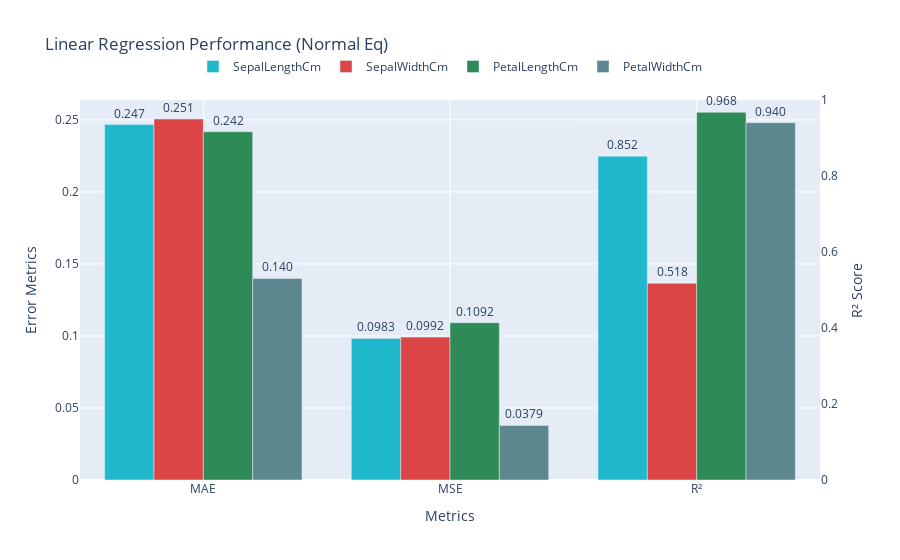

Notebook source saved alongside this figure:
### Code cell
import plotly.graph_objects as go

# Data from the provided JSON
data = {
    "regression_results": [
        {"target": "SepalLengthCm", "MAE": 0.2467, "MSE": 0.0983, "R²": 0.8523},
        {"target": "SepalWidthCm", "MAE": 0.2506, "MSE": 0.0992, "R²": 0.5176},
        {"target": "PetalLengthCm", "MAE": 0.2418, "MSE": 0.1092, "R²": 0.9676},
        {"target": "PetalWidthCm", "MAE": 0.1399, "MSE": 0.0379, "R²": 0.9404}
    ]
}

# Extract data
targets = [item["target"] for item in data["regression_results"]]
mae_values = [item["MAE"] for item in data["regression_results"]]
mse_values = [item["MSE"] for item in data["regression_results"]]
r2_values = [item["R²"] for item in data["regression_results"]]

# Use brand colors for each target variable
colors = ['#1FB8CD', '#DB4545', '#2E8B57', '#5D878F']

# Create figure
fig = go.Figure()

# Add MAE bars (primary y-axis)
for i, target in enumerate(targets):
    fig.add_trace(go.Bar(
        name=f'{target} MAE',
        x=['MAE'],
        y=[mae_values[i]],
        text=[f'{mae_values[i]:.3f}'],
        textposition='outside',
        marker_color=colors[i],
        yaxis='y',
        offsetgroup=i,
        showlegend=False
    ))

# Add MSE bars (primary y-axis)  
for i, target in enumerate(targets):
    fig.add_trace(go.Bar(
        name=f'{target} MSE',
        x=['MSE'],
        y=[mse_values[i]],
        text=[f'{mse_values[i]:.4f}'],
        textposition='outside',
        marker_color=colors[i],
        yaxis='y',
        offsetgroup=i,
        showlegend=False
    ))

# Add R² bars (secondary y-axis)
for i, target in enumerate(targets):
    fig.add_trace(go.Bar(
        name=target,
        x=['R²'],
        y=[r2_values[i]],
        text=[f'{r2_values[i]:.3f}'],
        textposition='outside',
        marker_color=colors[i],
        yaxis='y2',
        offsetgroup=i
    ))

# Update layout with dual y-axes
fig.update_layout(
    title='Linear Regression Performance (Normal Eq)',
    xaxis_title='Metrics',
    yaxis=dict(
        title='Error Metrics',
        showgrid=True,
        side='left'
    ),
    yaxis2=dict(
        title='R² Score',
        overlaying='y',
        side='right',
        showgrid=False,
        range=[0, 1]
    ),
    barmode='group',
    showlegend=True,
    legend=dict(orientation='h', yanchor='bottom', y=1.05, xanchor='center', x=0.5),
    xaxis=dict(showgrid=True)
)

# Apply styling requirements
fig.update_traces(cliponaxis=False)

### Figure 1 — Plotly figure (JSON) as saved in the notebook; plotly's stock layout.template omitted (floating-point values rounded to 4 significant figures)
{"data": [{"cliponaxis": false, "marker": {"color": "#1FB8CD"}, "name": "SepalLengthCm MAE", "offsetgroup": "0", "showlegend": false, "text": ["0.247"], "textposition": "outside", "type": "bar", "x": ["MAE"], "y": [0.2467], "yaxis": "y"}, {"cliponaxis": false, "marker": {"color": "#DB4545"}, "name": "SepalWidthCm MAE", "offsetgroup": "1", "showlegend": false, "text": ["0.251"], "textposition": "outside", "type": "bar", "x": ["MAE"], "y": [0.2506], "yaxis": "y"}, {"cliponaxis": false, "marker": {"color": "#2E8B57"}, "name": "PetalLengthCm MAE", "offsetgroup": "2", "showlegend": false, "text": ["0.242"], "textposition": "outside", "type": "bar", "x": ["MAE"], "y": [0.2418], "yaxis": "y"}, {"cliponaxis": false, "marker": {"color": "#5D878F"}, "name": "PetalWidthCm MAE", "offsetgroup": "3", "showlegend": false, "text": ["0.140"], "textposition": "outside", "type": "bar", "x": ["MAE"], "y": [0.1399], "yaxis": "y"}, {"cliponaxis": false, "marker": {"color": "#1FB8CD"}, "name": "SepalLengthCm MSE", "offsetgroup": "0", "showlegend": false, "text": ["0.0983"], "textposition": "outside", "type": "bar", "x": ["MSE"], "y": [0.0983], "yaxis": "y"}, {"cliponaxis": false, "marker": {"color": "#DB4545"}, "name": "SepalWidthCm MSE", "offsetgroup": "1", "showlegend": false, "text": ["0.0992"], "textposition": "outside", "type": "bar", "x": ["MSE"], "y": [0.0992], "yaxis": "y"}, {"cliponaxis": false, "marker": {"color": "#2E8B57"}, "name": "PetalLengthCm MSE", "offsetgroup": "2", "showlegend": false, "text": ["0.1092"], "textposition": "outside", "type": "bar", "x": ["MSE"], "y": [0.1092], "yaxis": "y"}, {"cliponaxis": false, "marker": {"color": "#5D878F"}, "name": "PetalWidthCm MSE", "offsetgroup": "3", "showlegend": false, "text": ["0.0379"], "textposition": "outside", "type": "bar", "x": ["MSE"], "y": [0.0379], "yaxis": "y"}, {"cliponaxis": false, "marker": {"color": "#1FB8CD"}, "name": "SepalLengthCm", "offsetgroup": "0", "text": ["0.852"], "textposition": "outside", "type": "bar", "x": ["R²"], "y": [0.8523], "yaxis": "y2"}, {"cliponaxis": false, "marker": {"color": "#DB4545"}, "name": "SepalWidthCm", "offsetgroup": "1", "text": ["0.518"], "textposition": "outside", "type": "bar", "x": ["R²"], "y": [0.5176], "yaxis": "y2"}, {"cliponaxis": false, "marker": {"color": "#2E8B57"}, "name": "PetalLengthCm", "offsetgroup": "2", "text": ["0.968"], "textposition": "outside", "type": "bar", "x": ["R²"], "y": [0.9676], "yaxis": "y2"}, {"cliponaxis": false, "marker": {"color": "#5D878F"}, "name": "PetalWidthCm", "offsetgroup": "3", "text": ["0.940"], "textposition": "outside", "type": "bar", "x": ["R²"], "y": [0.9404], "yaxis": "y2"}], "layout": {"barmode": "group", "legend": {"orientation": "h", "x": 0.5, "xanchor": "center", "y": 1.05, "yanchor": "bottom"}, "showlegend": true, "title": {"text": "Linear Regression Performance (Normal Eq)"}, "xaxis": {"showgrid": true, "title": {"text": "Metrics"}}, "yaxis": {"showgrid": true, "side": "left", "title": {"text": "Error Metrics"}}, "yaxis2": {"overlaying": "y", "range": [0, 1], "showgrid": false, "side": "right", "title": {"text": "R² Score"}}}}
